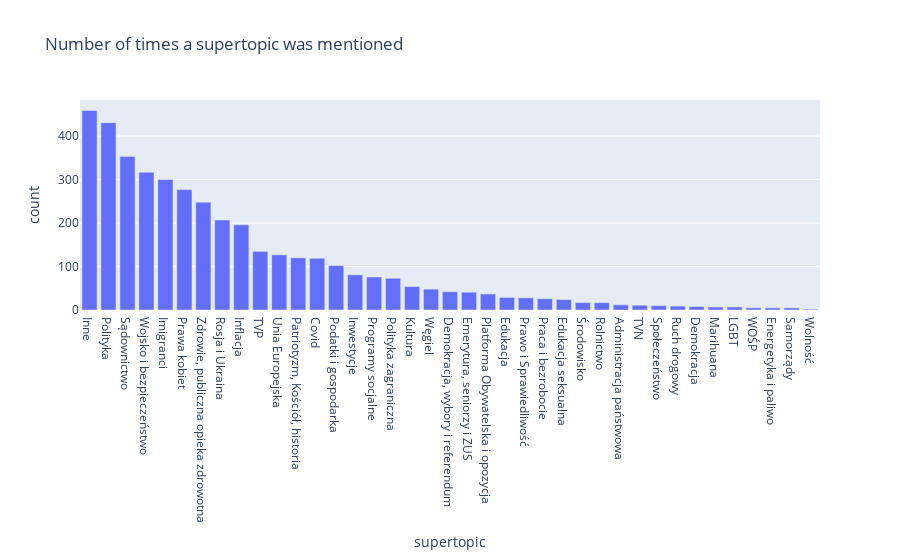

Notebook code cell kept with this figure:
### Code cell
px.bar(tweets_fragments_df['supertopic'].value_counts().reset_index(), x='supertopic', y='count', title='Number of times a supertopic was mentioned')

### Figure 1 — Plotly figure (JSON) as saved in the notebook; plotly's stock layout.template omitted (floating-point values rounded to 4 significant figures)
{"data": [{"alignmentgroup": "True", "hovertemplate": "supertopic=%{x}<br>count=%{y}<extra></extra>", "legendgroup": "", "marker": {"color": "#636efa", "pattern": {"shape": ""}}, "name": "", "offsetgroup": "", "orientation": "v", "showlegend": false, "textposition": "auto", "type": "bar", "x": ["Inne", "Polityka", "Sądownictwo", "Wojsko i bezpieczeństwo", "Imigranci", "Prawa kobiet", "Zdrowie, publiczna opieka zdrowotna", "Rosja i Ukraina", "Inflacja", "TVP", "Unia Europejska", "Patriotyzm, Kościół, historia", "Covid", "Podatki i gospodarka", "Inwestycje", "Programy socjalne", "Polityka zagraniczna", "Kultura", "Węgiel", "Demokracja, wybory i referendum", "Emerytura, seniorzy i ZUS", "Platforma Obywatelska i opozycja", "Edukacja", "Prawo i Sprawiedliwość", "Praca i bezrobocie", "Edukacja seksualna", "Środowisko", "Rolnictwo", "Administracja państwowa", "TVN", "Społeczeństwo", "Ruch drogowy", "Demokracja", "Marihuana", "LGBT", "WOŚP", "Energetyka i paliwo", "Samorządy", "Wolność"], "xaxis": "x", "y": [459, 431, 353, 317, 300, 277, 248, 207, 196, 135, 127, 120, 119, 102, 81, 76, 73, 54, 48, 42, 41, 37, 29, 28, 26, 24, 17, 17, 12, 11, 10, 9, 8, 7, 7, 5, 5, 5, 2], "yaxis": "y"}], "layout": {"barmode": "relative", "legend": {"tracegroupgap": 0}, "title": {"text": "Number of times a supertopic was mentioned"}, "xaxis": {"anchor": "y", "domain": [0, 1], "title": {"text": "supertopic"}}, "yaxis": {"anchor": "x", "domain": [0, 1], "title": {"text": "count"}}}}
